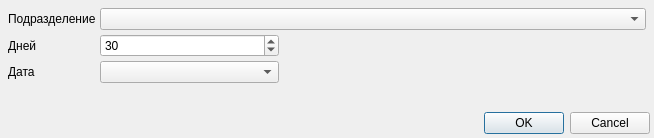
<?xml version="1.0" encoding="UTF-8"?>
<ui version="4.0">
 <class>NextDateExecutionPlanDialog</class>
 <widget class="QDialog" name="NextDateExecutionPlanDialog">
  <property name="geometry">
   <rect>
    <x>0</x>
    <y>0</y>
    <width>654</width>
    <height>138</height>
   </rect>
  </property>
  <property name="windowTitle">
   <string>Dialog</string>
  </property>
  <layout class="QGridLayout" name="gridLayout_2">
   <property name="margin">
    <number>4</number>
   </property>
   <property name="spacing">
    <number>4</number>
   </property>
   <item row="3" column="1">
    <spacer name="verticalSpacer">
     <property name="orientation">
      <enum>Qt::Vertical</enum>
     </property>
     <property name="sizeHint" stdset="0">
      <size>
       <width>20</width>
       <height>40</height>
      </size>
     </property>
    </spacer>
   </item>
   <item row="4" column="1">
    <widget class="QDialogButtonBox" name="buttonBox">
     <property name="orientation">
      <enum>Qt::Horizontal</enum>
     </property>
     <property name="standardButtons">
      <set>QDialogButtonBox::Cancel|QDialogButtonBox::Ok</set>
     </property>
    </widget>
   </item>
   <item row="1" column="0" colspan="2">
    <widget class="QStackedWidget" name="stwFilter">
     <property name="currentIndex">
      <number>0</number>
     </property>
     <widget class="QWidget" name="tabJobTicketFilter">
      <layout class="QGridLayout" name="gridLayout">
       <property name="margin">
        <number>4</number>
       </property>
       <property name="spacing">
        <number>4</number>
       </property>
       <item row="2" column="0">
        <widget class="QLabel" name="lblDateJobTicket">
         <property name="sizePolicy">
          <sizepolicy hsizetype="Maximum" vsizetype="Preferred">
           <horstretch>0</horstretch>
           <verstretch>0</verstretch>
          </sizepolicy>
         </property>
         <property name="text">
          <string>Дата</string>
         </property>
        </widget>
       </item>
       <item row="0" column="1" colspan="3">
        <widget class="COrgStructureComboBox" name="cmbOrgStructureJobTicket">
         <property name="sizePolicy">
          <sizepolicy hsizetype="Expanding" vsizetype="Fixed">
           <horstretch>0</horstretch>
           <verstretch>0</verstretch>
          </sizepolicy>
         </property>
        </widget>
       </item>
       <item row="3" column="1">
        <spacer name="verticalSpacer_2">
         <property name="orientation">
          <enum>Qt::Vertical</enum>
         </property>
         <property name="sizeHint" stdset="0">
          <size>
           <width>20</width>
           <height>40</height>
          </size>
         </property>
        </spacer>
       </item>
       <item row="2" column="1">
        <widget class="CStrComboBox" name="cmbDateJobTicket">
         <property name="sizePolicy">
          <sizepolicy hsizetype="Minimum" vsizetype="Fixed">
           <horstretch>0</horstretch>
           <verstretch>0</verstretch>
          </sizepolicy>
         </property>
        </widget>
       </item>
       <item row="0" column="0">
        <widget class="QLabel" name="lblOrgStructureJobTicket">
         <property name="text">
          <string>Подразделение</string>
         </property>
        </widget>
       </item>
       <item row="1" column="1">
        <widget class="QSpinBox" name="edtJobTicketDays">
         <property name="maximum">
          <number>99999</number>
         </property>
         <property name="value">
          <number>30</number>
         </property>
        </widget>
       </item>
       <item row="1" column="0">
        <widget class="QLabel" name="lblJobTicketDays">
         <property name="text">
          <string>Дней</string>
         </property>
        </widget>
       </item>
       <item row="2" column="2" colspan="2">
        <spacer name="horizontalSpacer">
         <property name="orientation">
          <enum>Qt::Horizontal</enum>
         </property>
         <property name="sizeHint" stdset="0">
          <size>
           <width>40</width>
           <height>20</height>
          </size>
         </property>
        </spacer>
       </item>
       <item row="1" column="2" colspan="2">
        <spacer name="horizontalSpacer_3">
         <property name="orientation">
          <enum>Qt::Horizontal</enum>
         </property>
         <property name="sizeHint" stdset="0">
          <size>
           <width>40</width>
           <height>20</height>
          </size>
         </property>
        </spacer>
       </item>
      </layout>
     </widget>
     <widget class="QWidget" name="tabNotJobTicketFilter">
      <layout class="QGridLayout" name="gridLayout_3">
       <property name="margin">
        <number>4</number>
       </property>
       <property name="spacing">
        <number>4</number>
       </property>
       <item row="3" column="1">
        <widget class="CDateEdit" name="edtDateNotJobTicket">
         <property name="calendarPopup">
          <bool>true</bool>
         </property>
        </widget>
       </item>
       <item row="4" column="3">
        <spacer name="verticalSpacer_3">
         <property name="orientation">
          <enum>Qt::Vertical</enum>
         </property>
         <property name="sizeHint" stdset="0">
          <size>
           <width>20</width>
           <height>40</height>
          </size>
         </property>
        </spacer>
       </item>
       <item row="3" column="0">
        <widget class="QLabel" name="lblDateNotJobTicket">
         <property name="sizePolicy">
          <sizepolicy hsizetype="Maximum" vsizetype="Preferred">
           <horstretch>0</horstretch>
           <verstretch>0</verstretch>
          </sizepolicy>
         </property>
         <property name="text">
          <string>Дата</string>
         </property>
        </widget>
       </item>
       <item row="1" column="1" colspan="3">
        <widget class="COrgStructureComboBox" name="cmbOrgStructureNotJobTicket">
         <property name="sizePolicy">
          <sizepolicy hsizetype="Expanding" vsizetype="Fixed">
           <horstretch>0</horstretch>
           <verstretch>0</verstretch>
          </sizepolicy>
         </property>
        </widget>
       </item>
       <item row="1" column="0">
        <widget class="QLabel" name="lblOrgStructureNotJobTicket">
         <property name="text">
          <string>Подразделение</string>
         </property>
        </widget>
       </item>
       <item row="2" column="0">
        <widget class="QLabel" name="lblNotJobTicketDays">
         <property name="text">
          <string>Дней</string>
         </property>
        </widget>
       </item>
       <item row="2" column="1">
        <widget class="QSpinBox" name="edtNotJobTicketDays">
         <property name="maximum">
          <number>99999</number>
         </property>
         <property name="value">
          <number>30</number>
         </property>
        </widget>
       </item>
       <item row="2" column="2" colspan="2">
        <spacer name="horizontalSpacer_4">
         <property name="orientation">
          <enum>Qt::Horizontal</enum>
         </property>
         <property name="sizeHint" stdset="0">
          <size>
           <width>40</width>
           <height>20</height>
          </size>
         </property>
        </spacer>
       </item>
       <item row="3" column="2" colspan="2">
        <spacer name="horizontalSpacer_2">
         <property name="orientation">
          <enum>Qt::Horizontal</enum>
         </property>
         <property name="sizeHint" stdset="0">
          <size>
           <width>441</width>
           <height>17</height>
          </size>
         </property>
        </spacer>
       </item>
      </layout>
     </widget>
    </widget>
   </item>
  </layout>
 </widget>
 <customwidgets>
  <customwidget>
   <class>CDateEdit</class>
   <extends>QDateEdit</extends>
   <header>library/DateEdit</header>
  </customwidget>
  <customwidget>
   <class>COrgStructureComboBox</class>
   <extends>QComboBox</extends>
   <header>Orgs/OrgStructComboBoxes.h</header>
  </customwidget>
  <customwidget>
   <class>CStrComboBox</class>
   <extends>QComboBox</extends>
   <header>library/StrComboBox.h</header>
  </customwidget>
 </customwidgets>
 <tabstops>
  <tabstop>cmbOrgStructureJobTicket</tabstop>
  <tabstop>edtJobTicketDays</tabstop>
  <tabstop>cmbDateJobTicket</tabstop>
  <tabstop>buttonBox</tabstop>
  <tabstop>cmbOrgStructureNotJobTicket</tabstop>
  <tabstop>edtNotJobTicketDays</tabstop>
  <tabstop>edtDateNotJobTicket</tabstop>
 </tabstops>
 <resources/>
 <connections>
  <connection>
   <sender>buttonBox</sender>
   <signal>accepted()</signal>
   <receiver>NextDateExecutionPlanDialog</receiver>
   <slot>accept()</slot>
   <hints>
    <hint type="sourcelabel">
     <x>252</x>
     <y>123</y>
    </hint>
    <hint type="destinationlabel">
     <x>157</x>
     <y>127</y>
    </hint>
   </hints>
  </connection>
  <connection>
   <sender>buttonBox</sender>
   <signal>rejected()</signal>
   <receiver>NextDateExecutionPlanDialog</receiver>
   <slot>reject()</slot>
   <hints>
    <hint type="sourcelabel">
     <x>320</x>
     <y>123</y>
    </hint>
    <hint type="destinationlabel">
     <x>286</x>
     <y>127</y>
    </hint>
   </hints>
  </connection>
 </connections>
</ui>
